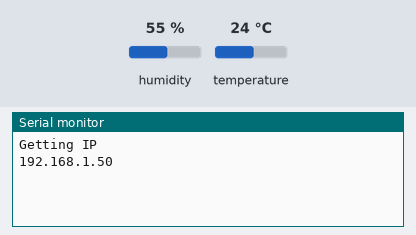
Bench run of a sketch on a simulated Arduino Uno, built with avr-gcc and run on an emulated ATmega328P. Parts: the last lines printed to the serial monitor. Inputs (shaded band) come from the test bench; at power-on: humidity 55 %, temperature 24 °C. WiFi joins after 1.5 s; servers stay silent unless stated.

Above: at 2.7 s.
2.8 s: humidity set to 22 %
At 11.2 s:
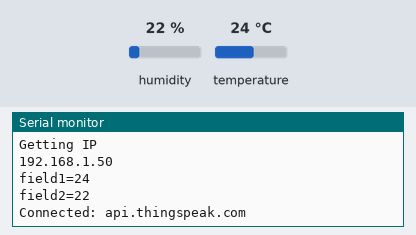
16.6 s: temperature set to 12 °C
At 20.19 s:
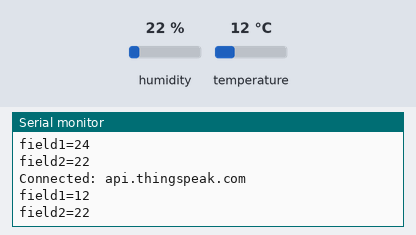
30.4 s: humidity set to 40 %
At 41.3 s:
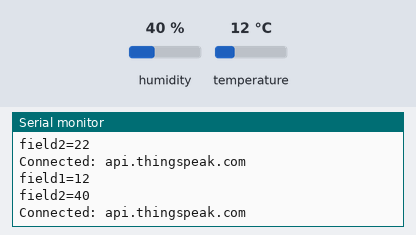
Timing chart, 0 to 42.8 s (numbered marks = the images above; inputs shaded):
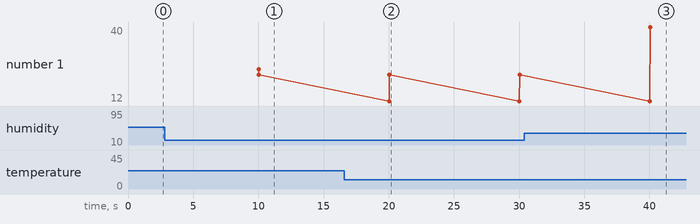

Measured:
- after the input at 2.8 s, the serial monitor: prints a new line after 7.2 s (image 1)
- after the input at 16.6 s, the serial monitor: prints a new line after 3.4 s (image 2)
- after the input at 30.4 s, the serial monitor: prints a new line after 9.6 s (image 3)
- plotted number 1: 22 → 40 after the input at 30.4 s

The sketch:

DHTtoThingSpeak.ino
```cpp
/*

Sketch to submit readings from an Arduino Ethernet to ThingSpeak
Billy Abbott - billy@billyabbott.co.uk
http://billyabbott.co.uk

*/

#include <SPI.h>
#include <Ethernet.h>
#include <dht.h>

// MAC address for the Arduino
byte mac[] = { 0xDE, 0xAD, 0xBE, 0xEF, 0xFE, 0xED };

void setup() {
  Serial.begin(9600);

  // Start ethernet
  Serial.println("Getting IP");
  Ethernet.begin(mac);
  Serial.println(Ethernet.localIP());
}

// DHT sensor setup
#define dht_dpin 8
dht DHT;

// DHT data
int temperature=0;
int humidity=0;

// ThingSpeak data
char server[]  = "api.thingspeak.com";      // IP Address for the ThingSpeak API
String apiKey = "ENTER YOUR API KEY HERE";  // Write API Key for a ThingSpeak Channel

// Check variables
long lastCheck=0;
const int updateInterval = 10000;           // Time interval in milliseconds to update ThingSpeak

// Our ethernet client
EthernetClient client;

void loop() {
  long now=millis();
  if (now-lastCheck>updateInterval) {

    // read data from the DHT
    DHT.read11(dht_dpin);
    temperature=DHT.temperature;
    humidity=DHT.humidity;
    lastCheck=now;

    // build data strings
    String tempData="field1=";
    String humData="field2=";
    tempData+=temperature;
    humData+=humidity;
    Serial.println(tempData);
    Serial.println(humData);

    //connect to ThingSpeak and write the data
    if (client.connect(server,80)) {
      Serial.print("Connected: ");
      Serial.println(server);

      client.println("POST /update HTTP/1.1");
      client.println("Host: api.thingspeak.com");
      client.println("Connection: close");
      client.println("X-THINGSPEAKAPIKEY: "+apiKey);
      client.println("Content-Type: application/x-www-form-urlencoded");
      client.print("Content-Length: ");
      client.println(tempData.length()+humData.length()+1); // need to include the & seperator
      client.println("");

      client.print(tempData);
      client.print("&");
      client.print(humData);

      client.stop();
    } else {
      Serial.println("Failed to connect");
    }
  }
}
```
